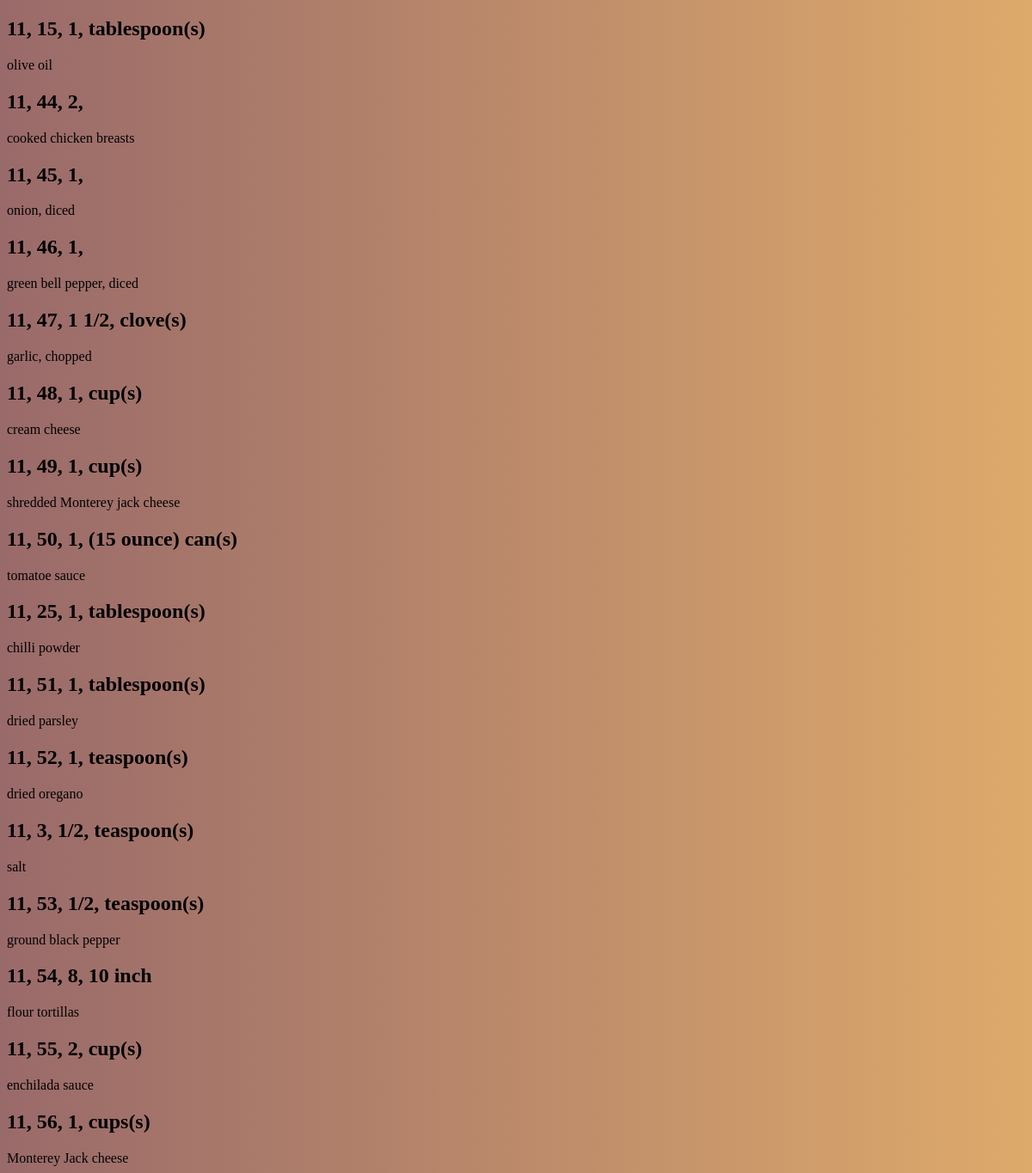
The page /database.php on the database its author committed.
### tables this page shows
CREATE TABLE "ingridients" (
	"ingridient_id"	INTEGER NOT NULL,
	"name"	INTEGER NOT NULL,
	PRIMARY KEY("ingridient_id" AUTOINCREMENT)
);

### database.php (the view, shortened to what this page needs)
<?php
$json = '{
	"title": "Homemade Chicken Enchiladas",
	"description": "These enchiladas are great. Even my 5 year old loves them!",
	"ingredients": [
		{"qty":"1","unit":"tablespoon(s)","item":"olive oil"},
		{"qty":"2","unit":"","item":"cooked chicken breasts"},
		{"qty":"1","unit":"","item":"onion, diced"},
		{"qty":"1","unit":"","item":"green bell pepper, diced"},
		{"qty":"1 1/2","unit":"clove(s)","item":"garlic, chopped"},
		{"qty":"1","unit":"cup(s)","item":"cream cheese"},
		{"qty":"1","unit":"cup(s)","item":"shredded Monterey jack cheese"},
		{"qty":"1","unit":"(15 ounce) can(s)","item":"tomatoe sauce"},
		{"qty":"1","unit":"tablespoon(s)","item":"chilli powder"},
		{"qty":"1","unit":"tablespoon(s)","item":"dried parsley"},
		{"qty":"1","unit":"teaspoon(s)","item":"dried oregano"},
		{"qty":"1/2","unit":"teaspoon(s)","item":"salt"},
		{"qty":"1/2","unit":"teaspoon(s)","item":"ground black pepper"},
		{"qty":"8","unit":"10 inch","item":"flour tortillas"},
		{"qty":"2","unit":"cup(s)","item":"enchilada sauce"},
		{"qty":"1","unit":"cups(s)","item":"Monterey Jack cheese"}
	],
	"directions": [
		"Preheat oven to 350 degrees F (175 degrees C).",
		"Heat olive oil in a skillet over medium heat. Cook and stir chicken, onion, green bell pepper, garlic, cream cheese, and 1 cup Monterey Jack cheese in hot oil until the cheese melts, about 5 minutes. Stir tomato sauce, chili powder, parsley, oregano, salt, and black pepper into the chicken mixture.",
		"Divide mixture evenly into tortillas, roll the tortillas around the filling, and arrange in a baking dish. Cover with enchilada sauce and remaining 1 cup Monterey Jack cheese.",
		"Bake in preheated oven until cheese topping melts and begins to brown, about 15 minutes."
	],
	"prep_time_min": 15,
	"cook_time_min": 20,
	"servings": 8,
	"tags": [ "main dish" ],
	"author": {
		"name": "Mary Kate",
		"url": "http://allrecipes.com/cook/14977239/profile.aspx"
	},
	"image_url": "./images/easy-chicken-enchiladas-sq-010.jpg"
}
'
;
$json = json_decode($json);
function findIngridient($ingridient){
    try {
        $database = getConnection();
        $sql = "select ingridient_id, name from ingridients
        where name='$ingridient'";
        $result = $database->query($sql);
        $result = $result->fetchObject();
        if ($result != false)
            return "$result->ingridient_id";
        else
            return "X ".$ingridient;
    }
    catch (Exception $e) {
        return "X ".$ingridient;
    }
}
?>
<!DOCTYPE html>
<html lang="en">
<head>
	<link href="Nutshell.css" rel="stylesheet">
</head>
<body class="background">
        <?php
        $ingridients = $json->ingredients;
        $recipe_id =11;
        foreach($ingridients as $i) {
            $temp = (findIngridient($i->item));
            echo "<h2>$recipe_id, $temp, $i->qty, $i->unit</h2>";
            echo "<div> $i->item </div>";
        }
        ?>
</body>
</html>

### Nutshell.css (style rules this page uses)
.background { background: rgb(34,193,195); background: linear-gradient(90deg,rgb(153, 106, 106) 0%, rgb(222, 170, 107) 100%); }

### rows shown on the page
ingridients: ingridient_id "15"
ingridients: ingridient_id "44"
ingridients: ingridient_id "45"
ingridients: ingridient_id "46"
ingridients: ingridient_id "47"
ingridients: ingridient_id "48"
ingridients: ingridient_id "49"
ingridients: ingridient_id "50"
ingridients: ingridient_id "25"
ingridients: ingridient_id "51"
ingridients: ingridient_id "52"
ingridients: ingridient_id "3"
ingridients: ingridient_id "53"
ingridients: ingridient_id "54"
ingridients: ingridient_id "55"
ingridients: ingridient_id "56"

### other values the page prints
$i->qty "1"
$i->unit "tablespoon(s)"
$i->item "olive oil"
$i->qty "2"
$i->item "cooked chicken breasts"
$i->item "onion, diced"
$i->item "green bell pepper, diced"
$i->qty "1 1/2"
$i->unit "clove(s)"
$i->item "garlic, chopped"
$i->unit "cup(s)"
$i->item "cream cheese"
$i->item "shredded Monterey jack cheese"
$i->unit "(15 ounce) can(s)"
$i->item "tomatoe sauce"
